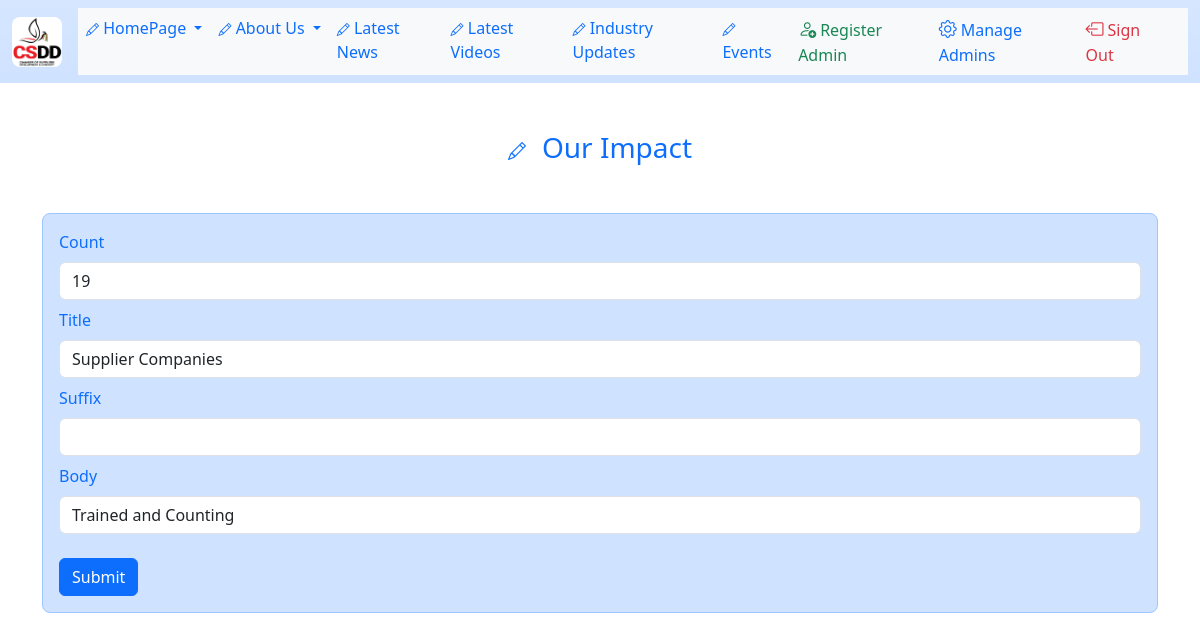
Page /homepage/our_impact/1 (signed in) on the committed database.
### app/models.py (models this page shows, shortened)
class OurImpact(db.Model):
    id = db.Column(db.Integer, primary_key=True)
    section_count = db.Column(db.Integer)
    section_title = db.Column(db.String(150))
    section_suffix = db.Column(db.String(10))
    section_body = db.Column(db.String(400))

### app/routes.py (the view, shortened to what this page needs)
@app.route("/homepage/our_impact/<id>", methods=["GET", "POST"])
@login_required
def homepage_our_impact_edit(id):
    query = OurImpact.query.filter_by(id=id)
    our_impact_data = query.first_or_404()
    form = OurImpactForm()
    form.section_count.data = our_impact_data.section_count
    form.section_title.data = our_impact_data.section_title
    form.section_body.data = our_impact_data.section_body
    form.section_suffix.data = our_impact_data.section_suffix
    return render_template(
        "admin/homepage/our_impact_edit.html", title="Homepage - Our Impact", form=form
    )

### app/forms.py
class OurImpactForm(FlaskForm):
    section_count = IntegerField("Count", validators=[DataRequired()])
    section_title = StringField("Title", validators=[Length(min=0, max=100)])
    section_suffix = StringField("Suffix", validators=[Length(min=0, max=10)])
    section_body = StringField("Body", validators=[Length(min=0, max=100)])
    submit = SubmitField("Submit")

### app/models.py (called while the page is built)
@login.user_loader
def load_user(id):
    return User.query.get(int(id))

### app/routes.py (called while the page is built)
@app.before_request
def before_request():
    if current_user.is_authenticated:
        current_user.last_seen = datetime.now(timezone.utc)
        db.session.commit()

### app/templates/admin/homepage/our_impact_edit.html (shortened to what this page needs)
{% extends "base.html" %} {% block content %}
<h3 class="text-center text-primary mb-5">
  <i class="bi bi-pencil me-3" style="font-size: large"></i>Our Impact
</h3>
<div class="mx-auto container-sm">
  <form
    novalidate
    action=""
    method="post"
    class="p-3 border rounded-3 bg-primary-subtle border-primary-subtle"
  >
    <div class="mb-2">
      <label for="section_count" class="form-label text-primary"
        >{{ form.section_count.label }}</label
      >
      {{form.section_count(class="form-control", type="number",
      id="section_count")}}
    </div>
    <div class="mb-2">
      <label for="section_title" class="form-label text-primary"
        >{{ form.section_title.label }}</label
      >
      {{form.section_title(class="form-control", type="text",
      id="section_title")}}
    </div>
    <div class="mb-2">
      <label for="section_suffix" class="form-label text-primary"
        >{{ form.section_suffix.label }}</label
      >
      {{form.section_suffix(class="form-control", type="text",
      id="section_suffix")}}
    </div>
    <div class="mb-2">
      <label for="section_body" class="form-label text-primary"
        >{{ form.section_body.label }}</label
      >
      {{form.section_body(class="form-control", type="text",
      id="section_body")}}
    </div>
    {{ form.submit(type="submit", class="mt-3 btn btn-primary")}}
  </form>
</div>
{% endblock %}

### rows in the picture
OurImpact: section_count "19", section_title "Supplier Companies", section_body "Trained and Counting"
